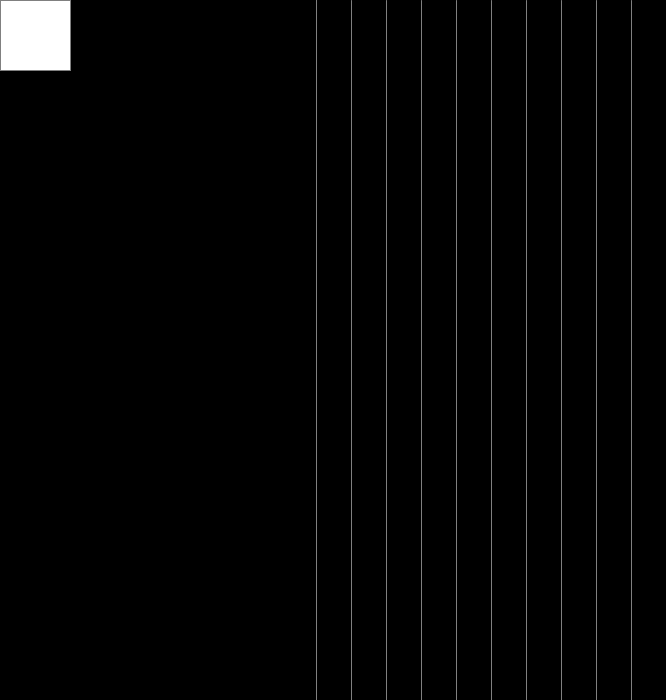
Frame 1 (no input)
Frame 60 (the mouse pressed at the canvas centre just before this capture): identical to frame 1, image omitted
Frame 120 (the mouse held since frame 60 and released just before this capture): identical to frame 1, image omitted

The Processing sketch that drew this single still picture (run headless with seeded random() and noise(); from frame 60 on, the mouse is pressed at the canvas centre):

// Processing sketch: tetris_java
// ── tetris_java.pde
import java.util.Random;
void setup(){
size(666, 700);


boolean left, right;
PVector position;
position = new PVector(421, 35);
}
void createshape(int x, int y){
  Random rand = new Random();
  int shape = rand.nextInt(4) + 1;
  rect(x, y, 70, 70);
}

void draw(){
  background(0);
  stroke(128);
  createshape(0,0);
  line(316, 0, 316, height);
  for (int i = 316; i <= height; i += 35)
    line(i, 0, i, height);
}

void keyPressed(){
  
}
